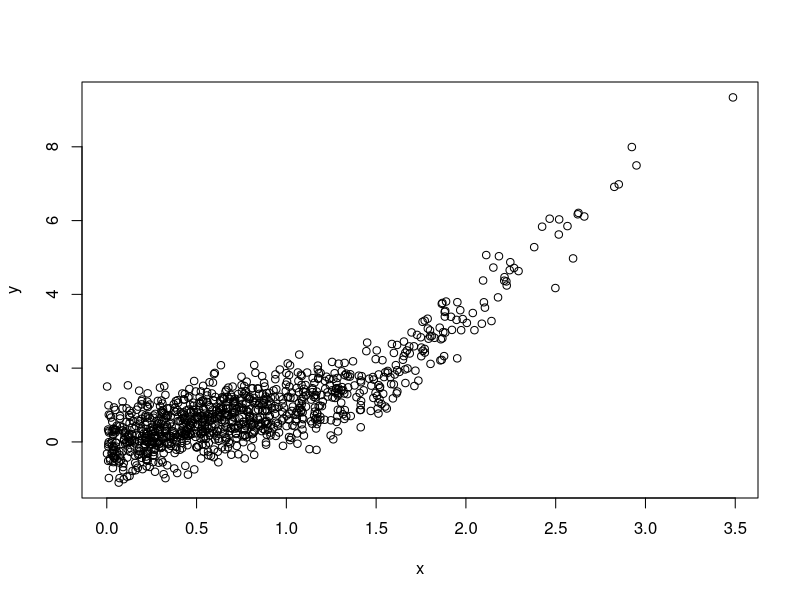

Write the R code that produced this figure.
rm(list = ls()) # nettoyage de l'environnement de travail


# Chargement du jeu de données --------------------------------------------

library(readxl) # pour charger les fichiers excel
library(tidyr)
library(tibble)
library(dplyr)
library(purrr)
library(ggplot2)
library(lme4)

data_antler = read_excel("data/Dataset_JAE-201700618.xls", skip = 2, na = "NA") %>% 
  rename(antler20 = `Antlers length at 20 months of age(mm)- values standardized by the Julian date [see methods`) %>% 
  mutate(antler20 = as.numeric(antler20)) %>% 
  na.omit()
data_antler = select(data_antler, antler20, ) %>% 
  mutate(antler20_log = log(antler20))

# Définition des fonctions de modélisation de la longueur des bois --------

# fonction constante

constante = function(pars){
  
  a = pars[1]
  
  a} 

# fonction linéaire

lineaire = function(pars, x){
  
  a = pars[1]
  b = pars[2]

  a*x+b} 

# fonction de seuil avec une pente et un plateau

one_slope = function(pars, x){
  
  a = pars[1]
  b = pars[2]
  seuil = pars[3]
  
  ifelse(x<seuil, a*x+b, a*seuil+b)
} 

# fonction de seuil avec deux pentes

two_slopes = function(pars, x){
  
  a = pars[1]
  b = pars[2]
  seuil = pars[3]
  c = pars[4]
  OO_2 = (a - c) * seuil + b

  ifelse(test = x<seuil, yes = a*x+b, no = c*x + OO_2)
} 

# fonction exponentielle

fonction_expo = function(pars,  x){
  
  plateau = pars[1] 
  k = pars[2]
  
  plateau * (1 - exp(-k*x))
}




# Sélection de la meilleure fonction --------------------------------------


NLL = function(pars, ma_fonction, y, x) {
  # Values predicted by the model
  sigma = pars[length(pars)]
  parametres_moyenne = pars[-length(pars)] 
  Gpred = ma_fonction(parametres_moyenne, x)
  # Negative log-likelihood 
  -sum(dnorm(x = y, mean = Gpred, sd = sigma, log = TRUE))
}

plan_experience = tibble(ma_fonction = c(lineaire, one_slope, two_slopes),
       initial_pars = list(c(1, 0, 1), c(1, 0, 1, 1), c(1, 0, 0, 2, 1)))

n = 1000
x = abs(rnorm(n))
y = two_slopes(c(1, 0, 1.5, 4), x) + rnorm(length(x), sd = .5)
plot(x, y)
get_AIC = function(initial_pars, ma_fonction){
    neg_log_lik = optim(par = initial_pars, 
          fn = function(p) NLL(p, 
                               ma_fonction = ma_fonction, 
                               y = y, 
                               x = x),
          hessian = TRUE)$value
    2 * neg_log_lik + 2 * length(initial_pars)
}

purrr::pmap_dbl(plan_experience,
            get_AIC)
